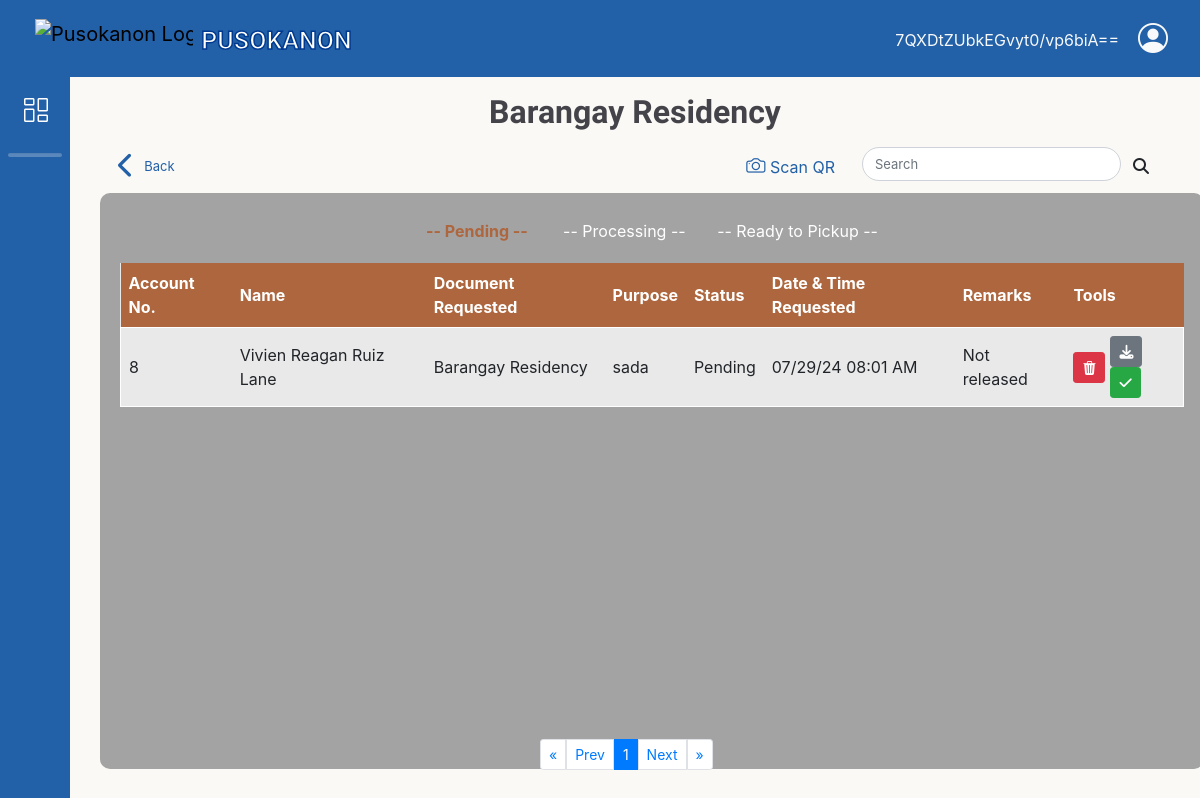
The page /adminbejo/Barangay-Residency.php (signed in) on the database its author committed.
### tables this page shows
CREATE TABLE `request_doc` (
  `doc_ID` int(11) NOT NULL,
  `res_id` int(11) NOT NULL,
  `docType_id` int(11) NOT NULL,
  `purpose_id` int(11) NOT NULL,
  `purpose_name` varchar(255) DEFAULT NULL,
  `doc_amount` int(11) NOT NULL,
  `stat` varchar(50) NOT NULL DEFAULT 'Pending',
  `date_req` timestamp NOT NULL DEFAULT current_timestamp(),
  `date_processed` timestamp NULL DEFAULT current_timestamp() ON UPDATE current_timestamp(),
  `remarks` varchar(100) DEFAULT 'Not released',
  `request_id` varchar(20) NOT NULL,
  `qrCode_image` varchar(200) DEFAULT NULL,
  `document_requirements` varchar(64) DEFAULT NULL
);

CREATE TABLE `resident_users` (
  `res_ID` int(11) NOT NULL,
  `res_fname` varchar(50) NOT NULL,
  `res_lname` varchar(50) NOT NULL,
  `res_midname` varchar(50) NOT NULL,
  `res_suffix` varchar(10) DEFAULT NULL,
  `gender` varchar(10) NOT NULL,
  `birth_date` date NOT NULL,
  `civil_status` varchar(20) NOT NULL,
  `citizenship` varchar(30) NOT NULL,
  `place_birth` varchar(100) NOT NULL,
  `contact_no` varchar(13) NOT NULL,
  `res_email` varchar(100) NOT NULL,
  `addr_sitio` varchar(50) NOT NULL,
  `res_password` varchar(100) NOT NULL,
  `profile_picture` varchar(200) DEFAULT NULL,
  `registered_voter` varchar(15) NOT NULL,
  `userRole_id` int(11) NOT NULL,
  `verification_image` varchar(128) DEFAULT NULL,
  `register_at` datetime NOT NULL DEFAULT current_timestamp(),
  `reset_token_hash` varchar(64) DEFAULT NULL,
  `reset_token_expires_at` datetime DEFAULT NULL,
  `account_active_status` varchar(16) NOT NULL DEFAULT 'Unregistered'
);

CREATE TABLE `doc_type` (
  `docType_id` int(11) NOT NULL,
  `doc_name` varchar(100) NOT NULL,
  `doc_amount` int(11) NOT NULL
);

### db/DBconn.php (called while the page is built, shortened)
<?php
function decryptData($data){
	return openssl_decrypt($data, 'aes-256-cbc', ENCRYPTION_KEY, 0, ENCRYPTION_KEY);
}
function fetchdocsRequest($pdo,$doctype ,$status, $limit, $offset)
{
	$sql = "SELECT
				ru.res_id, ru.res_email AS res_email, doc_ID, stat,
				CONCAT(ru.res_fname,' ', ru.res_midname,' ', ru.res_lname) AS resident_name,
				dt.doc_name AS document_name,
				rd.purpose_name AS purpose_name,
				rd.request_id,
				rd.date_req,
				rd.document_requirements,
				rd.remarks
			FROM request_doc rd
			INNER JOIN resident_users ru ON rd.res_id = ru.res_id
			INNER JOIN doc_type dt ON rd.docType_id = dt.docType_id
			INNER JOIN docs_purpose dp ON rd.purpose_id = dp.purpose_id
			WHERE dt.doc_name = :doctype AND stat = :status
			LIMIT :limit OFFSET :offset";
	$stmt = $pdo->prepare($sql);
	$stmt->bindParam(':status', $status, PDO::PARAM_STR);
	$stmt-> bindParam(':doctype', $doctype, PDO::PARAM_STR);
	$stmt->bindParam(':limit', $limit, PDO::PARAM_INT);
	$stmt->bindParam(':offset', $offset, PDO::PARAM_INT);
	$stmt->execute();
	return $stmt->fetchAll();
}

### adminbejo/Barangay-Residency.php (the view, shortened to what this page needs)
<?php
include '../db/DBconn.php';
include 'headerAdmin.php';
$docType = isset($_POST['docType']) ? $_POST['docType'] : 'Barangay Residency';
$stmt = $pdo->prepare("SELECT COUNT(*) FROM request_doc WHERE docType_id = (SELECT docType_id FROM doc_type WHERE doc_name = :docType) AND stat = 'Pending'");
$stmt->bindParam(':docType', $docType, PDO::PARAM_STR);
$stmt->execute();
$number_of_pending_results = $stmt->fetchColumn();
$stmt = $pdo->prepare("SELECT COUNT(*) FROM request_doc WHERE docType_id = (SELECT docType_id FROM doc_type WHERE doc_name = :docType) AND stat = 'Processing'");
$stmt->bindParam(':docType', $docType, PDO::PARAM_STR);
$stmt->execute();
$number_of_processing_results = $stmt->fetchColumn();
$stmt = $pdo->prepare("SELECT COUNT(*) FROM request_doc WHERE docType_id = (SELECT docType_id FROM doc_type WHERE doc_name = :docType) AND stat = 'Ready to pickup'");
$stmt->bindParam(':docType', $docType, PDO::PARAM_STR);
$stmt->execute();
$number_of_completed_results = $stmt->fetchColumn();
$results_per_page = 7;
$number_of_pending_pages = ceil($number_of_pending_results / $results_per_page);
$number_of_processing_pages = ceil($number_of_processing_results / $results_per_page);
$number_of_completed_pages = ceil($number_of_completed_results / $results_per_page);
$pending_page = isset($_GET['pending_page']) ? (int)$_GET['pending_page'] : 1;
$processing_page = isset($_GET['processing_page']) ? (int)$_GET['processing_page'] : 1;
$completed_page = isset($_GET['completed_page']) ? (int)$_GET['completed_page'] : 1;
$pending_page = max(1, min($pending_page, $number_of_pending_pages));
$processing_page = max(1, min($processing_page, $number_of_processing_pages));
$completed_page = max(1, min($completed_page, $number_of_completed_pages));
$pending_offset = ($pending_page - 1) * $results_per_page;
$processing_offset = ($processing_page - 1) * $results_per_page;
$completed_offset = ($completed_page - 1) * $results_per_page;
$search = isset($_GET['search']) ? $_GET['search'] : '';
if($search) {
    $pending = fetchdocsRequestSearch($pdo, $docType,'Pending', $results_per_page, $pending_offset, $search);
    $Processing = fetchdocsRequestSearch($pdo, $docType,'Processing', $results_per_page, $processing_offset, $search);
    $completed = fetchdocsRequestSearch($pdo, $docType,'Ready to pickup', $results_per_page, $completed_offset, $search);
} else {
    $pending = fetchdocsRequest($pdo, $docType,'Pending', $results_per_page, $pending_offset);
}
?>
</div>
<link rel="stylesheet" href="css/slidingtableResidency.css">
<main>
    <div class="row">
        <div class="col-12 pt-3 d-flex justify-content-center">
            <h1 class="title"><?php echo $docType; ?></h1>
        </div>
    </div>
    <div class="d-flex justify-content-between align-items-center m-2">
        <a href="Admin-Document.php" class="back-button d-flex align-items-center">
            <i class="fa-solid fa-chevron-left fa-2x"></i>
            <span>Back</span>
        </a>
        <div title="Scan QRcode" class="d-flex align-items-center gap-3">
            <a href="ScanQR.php" class="btn camera-btn">
                <i class="bi bi-camera" style="font-size: 1.2rem;"></i>&nbsp;Scan QR
            </a>
            <form method="GET" id="searchForm">
                <div class="input-group mb-0 custom-search">
                    <input type="search" class="form-control custom-search" name="search" placeholder="Search" aria-label="Search" id="searchInput" value="<?php echo htmlspecialchars($search); ?>">
                    <button class="btn search-btn" title="Search" id="search_btn" type="submit">
                        <i class="fas fa-search"></i>
                    </button>
                </div>
            </form>
        </div>
    </div>
    <div id="searchresult" class="table-content" style="min-width: 92vw; width: 92vw; max-width: 95vw;">
        <div id="originalTable">
            <div class="controls text-center mt-3">
                <a id="showTable1" class="link1">-- Pending  -- </a>&nbsp;&nbsp;&nbsp;&nbsp;&nbsp;&nbsp;
                <a id="showTable2" class="link2">-- Processing  --</a>&nbsp;&nbsp;&nbsp;&nbsp;&nbsp;&nbsp;
                <a id="showTable3" class="link3">-- Ready to Pickup -- </a>
            </div>
            <div id="table1Container">
                <table id="table1">
                    <thead>
                        <tr>
                            <th>Account No.</th>
                            <th>Name</th>
                            <th>Document Requested</th>
                            <th>Purpose</th>
                            <th>Status</th>
                            <th>Date & Time Requested</th>
                            <th>Remarks</th>
                            <th>Tools</th>
                        </tr>
                    </thead>
                    <tbody>
                        <?php if (empty($pending)): ?>
                            <tr><td colspan="8">No Pending Documents</td></tr>
                        <?php else: ?>
                            <?php foreach ($pending as $pendings): ?>
                                <tr>
                                <?php $dataDecrypt = decryptData($pendings['res_email']); ?>
                                    <td><?= htmlspecialchars($pendings['res_id']); ?></td>
                                    <td><?= htmlspecialchars($pendings['resident_name']); ?></td>
                                    <td><?= htmlspecialchars($pendings['document_name']); ?></td>
                                    <td><?= htmlspecialchars($pendings['purpose_name']); ?></td>
                                    <td><?= htmlspecialchars($pendings['stat']); ?></td>
                                    <td><?= date('m/d/y h:i A', strtotime($pendings['date_req'])); ?></td>
                                    <td><?= htmlspecialchars($pendings['remarks']); ?></td>
                                    <td>
                                        <div class="inline-tools">
                                            <div title="Delete" class="btn btn-danger btn-sm btn-1" onclick="trashCancelDocument('<?= htmlspecialchars($pendings['doc_ID']); ?>', '<?= htmlspecialchars($pendings['request_id']); ?>')"><i class="bi bi-trash3-fill"></i></div>
                                            <form class="status-form" action="../db/updateStatus.php" method="POST">
                                                <button title="Download" type="submit" name="status" value="Processing" class="btn btn-sm <?= $pendings['stat'] == 'Processing' ? 'btn-secondary' : 'btn-secondary'; ?>"><i class="fa-solid fa-download"></i></button>
                                                <button title="Approve" type="button" class="btn btn-sm <?= $pendings['stat'] == 'Ready to pickup' ? 'btn-success' : 'btn-success'; ?>" onclick="showSweetAlert('<?= htmlspecialchars($dataDecrypt); ?>', '<?= htmlspecialchars($pendings['resident_name']); ?>', '<?= htmlspecialchars($pendings['document_name']); ?>','<?= htmlspecialchars($pendings['doc_ID']); ?>', '<?= htmlspecialchars($pendings['res_id']); ?>')"><i class="fa-solid fa-check"></i></button>
                                            </form>
                                        </div>
                                    </td>
                                </tr>
                            <?php endforeach; ?>
                        <?php endif; ?>
                    </tbody>
                </table>
                <nav id="pendingPagination" aria-label="Pending Page navigation">
                    <ul class="pagination pagination-sm ">
                        <li class="page-item">
                            <a class="page-link" href="?pending_page=1" aria-label="First">
                                <span aria-hidden="true">&laquo;</span>
                            </a>
                        </li>
                        <li class="page-item">
                            <a class="page-link" href="?pending_page=<?= max(1, $pending_page - 1) ?>" aria-label="Previous">
                                <span aria-hidden="true">Prev</span>
                            </a>
                        </li>
                        <?php for ($i = max(1, $pending_page - 2); $i <= min($number_of_pending_pages, $pending_page + 2); $i++): ?>
                            <li class="page-item <?= ($i == $pending_page) ? 'active' : '' ?>">
                                <a class="page-link" href="?pending_page=<?= $i ?>"><?= $i ?></a>
                            </li>
                        <?php endfor; ?>
                        <li class="page-item">
                            <a class="page-link" href="?pending_page=<?= min($number_of_pending_pages, $pending_page + 1) ?>" aria-label="Next">
                                <span aria-hidden="true">Next</span>
                            </a>
                        </li>
                        <li class="page-item">
                            <a class="page-link" href="?pending_page=<?= $number_of_pending_pages ?>" aria-label="Last">
                                <span aria-hidden="true">&raquo;</span>
                            </a>
                        </li>
                    </ul>
                </nav>
            </div>
        </div>
    </div>
</main>
<?php include 'footerAdmin.php'; ?>

### adminbejo/css/headerADstyle.css (style rules this page uses)
body { height: 100%; margin-top: 77px; background-color: #FAF9F6; }
a { text-decoration: none; }
li { list-style: none; }
h1 { font-weight: 600; font-size: 1rem; }

### adminbejo/css/slidingtableResidency.css (style rules this page uses)
html { transition: smooth 0.3s; }
table { width: 100%; border-collapse: collapse; margin-top: 20px; }
.controls { margin: 20px 0; }
.pagination { margin: 20px 0; justify-content: center; left: 45%; bottom: 0; position: fixed; padding-bottom: 10px; }
.pagination .page-item .page-link { margin: 0 0px; }
.table-content { height: 72svh; background-color: #a3a3a3; padding:10px 20px 10px 20px; border-radius: 10px; }
#table1Container thead { background-color: #ad663d; color: white; }
#table3Container, #table2Container, #table1Container { background-color: #e9e9e9; }
th, td { padding: 8px; text-align: left; }
tbody tr { border: 1px solid white; }
main { margin-left: 100px; margin-right: 30px }
h1 { font-family: 'Titan One', cursive; font-size: 2rem; color: #434349; }
.inline-tools { display: flex; align-items: center; justify-content: center; gap: 5px; }
.inline-tools form { margin: 0; }
.controls, .link1, .link2, .link3 { color: #ffffff; cursor: pointer; }
#showTable1:hover, #showTable1:focus, #showTable1.active { color: #ad663d; font-weight: bold; text-decoration: none; }
.back-button { display: flex; align-items: center; gap: 10px; padding: 5px 10px; border: none; border-radius: 30px; font-size: 13px; cursor: pointer; color: #2260a7; }
.custom-search { width: 300px; border-radius: 30px !important; font-size: 13px; }
.search-btn { border-radius: 50% !important; }
.back-button { margin-right: 10px; }
.camera-btn { background-color: #FAF9F6; color: #2260a7; padding: 2px 10px 2px 10px; border-radius: 10px; }

### rows shown on the page
request_doc: res.res_ID "8", resident_name "Vivien Reagan Ruiz Lane", docType.doc_name "Barangay Residency", purpose_name "sada", stat "Pending", date_req "07/29/24 08:01 AM", remarks "Not released"

### other values the page prints
$_SESSION['staff_fname'] "7QXDtZUbkEGvyt0/vp6biA=="
$docType "Barangay Residency"
